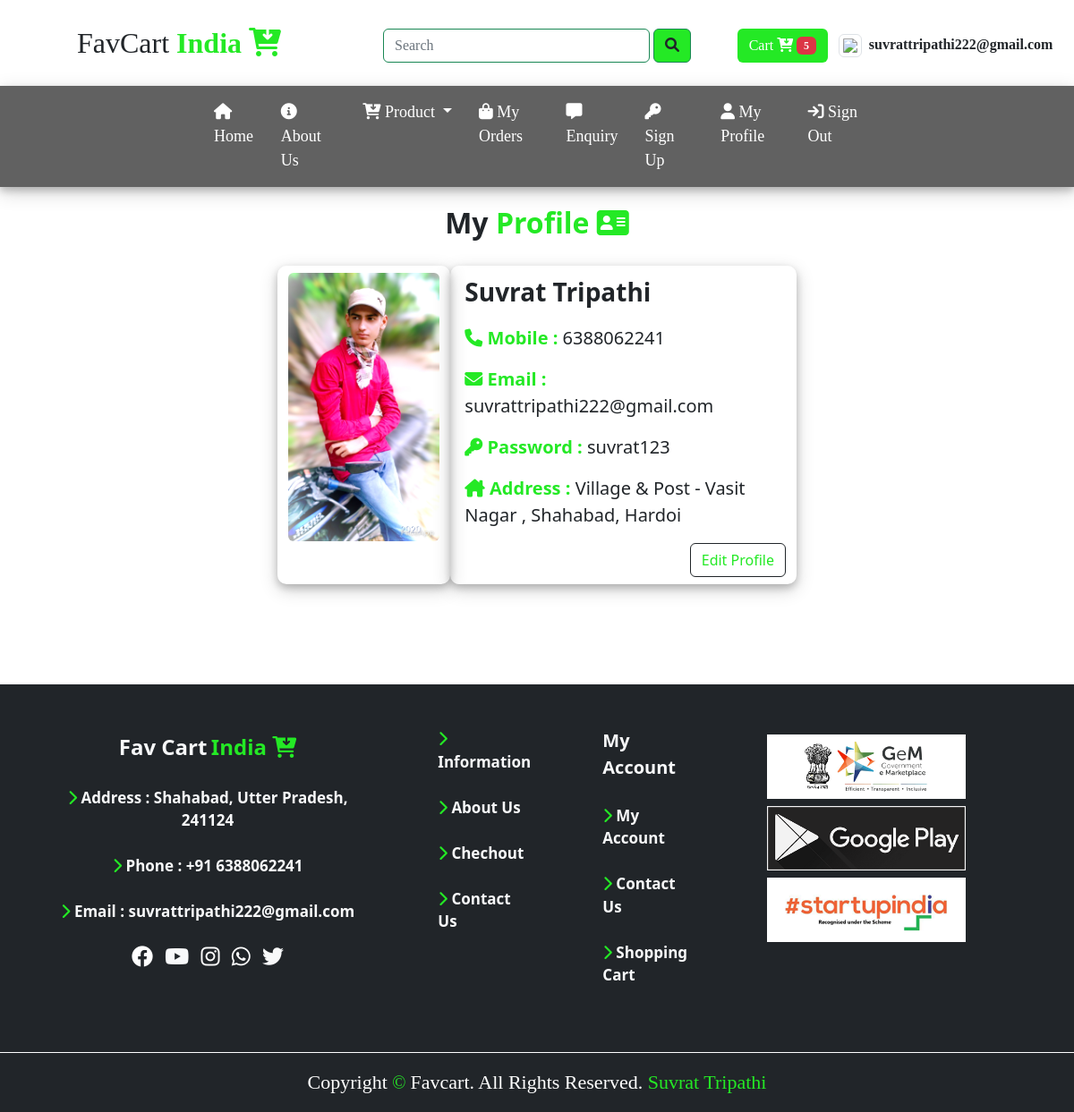
The page /user/profile/ (signed in) on the database its author committed.
### user/models.py (models this page shows)
class register(models.Model):
    name = models.CharField(max_length=100)
    email = models.CharField(max_length=100, primary_key=True)
    mobile = models.CharField(max_length=30)
    ppic = models.ImageField(upload_to='static/profile/', null=True)
    passwd = models.CharField(max_length=60)
    address = models.TextField()

### user/views.py (the view, shortened to what this page needs)
# urls.py: path('profile/', views.myprofile),
def myprofile(request):
    user = request.session.get('userid')
    x=""
    if user:
        x = register.objects.all().filter(email=user)
    ct = ""
    if user:
        ct = mcart.objects.all().filter(userid=user).count()
    d= {"cart":ct, "mydata":x}
    return render(request, 'user/myprofile.html', context=d)

### templates/user/myprofile.html (shortened to what this page needs)
{% extends 'base.html' %}
{% load static %}
{% block content %}
<div class="row mt-3 pb-2 mx-2">
    <div class="fs-2 text-center">
    <b>My </b>
    <b class="text-ocolor">Profile <i class="fa-solid fa-address-card"></i></b><br>
</div>
    {% for x in mydata %}
    <div class="col-sm-3 "></div>
    <div class="col-sm-2 sst mt-4 py-2">
        <center><img src="/{{x.ppic}}" class="img-fluid rounded" style="max-height:300px;" alt="..."/></center>
    </div>
    <div class="col-sm-4 mt-4  sst">
        <div class="row">
        <div class="col-sm-12 ms-1 mt-2"><b class="fs-3 text-center">{{x.name}}</b></div>
    <div class="col-sm-12 ms-1 mt-3 fs-5"><i class="fas fa-phone alt text-ocolor"></i><b class="text-ocolor"> Mobile : </b>{{x.mobile}}</div>
    <div class="col-sm-12 ms-1 mt-3 fs-5"><i class="fa-solid fa-envelope text-ocolor"></i><b class="text-ocolor"> Email : </b>{{x.email}}</div>
    <div class="col-sm-12 ms-1 mt-3 fs-5"><i class="fa-solid fa-key text-ocolor"></i><b class="text-ocolor"> Password : </b>{{x.passwd}}</div>
    <div class="col-sm-12 ms-1 mt-3 mb-2 fs-5"><i class="fa-solid fa-house-chimney text-ocolor"></i><b class="text-ocolor"> Address : </b>{{x.address}}</div>
    <div class="col-sm-12 my-2 "><input type="submit" value="Edit Profile" id="btne" class="float-end btn border border-1 border-dark text-ocolor"/></div>
    </div>
        </div>
        <div class="col-sm-3"></div>
        {% endfor %}
</div>
<div class="container-fluid" style="background-attachment:fixed;">
    <div class="row bsc py-5">
    </div>
</div>
{% endblock %}

### templates/user/myprofile.html (style rules this page uses)
.sst { box-shadow:0 4px 8px 0 rgba(0,0,0,.2), 0 6px 20px 0 rgba(0,0,0,.19); border-radius:10px; }

### rows shown on the page
register: ppic (picture), name "Suvrat Tripathi", mobile "6388062241", email "suvrattripathi222@gmail.com", passwd "suvrat123", address "Village & Post - Vasit Nagar , Shahabad, Hardoi"

### other values the page prints
{{ cart }} "5"
{{ request.session.userid }} "suvrattripathi222@gmail.com"
